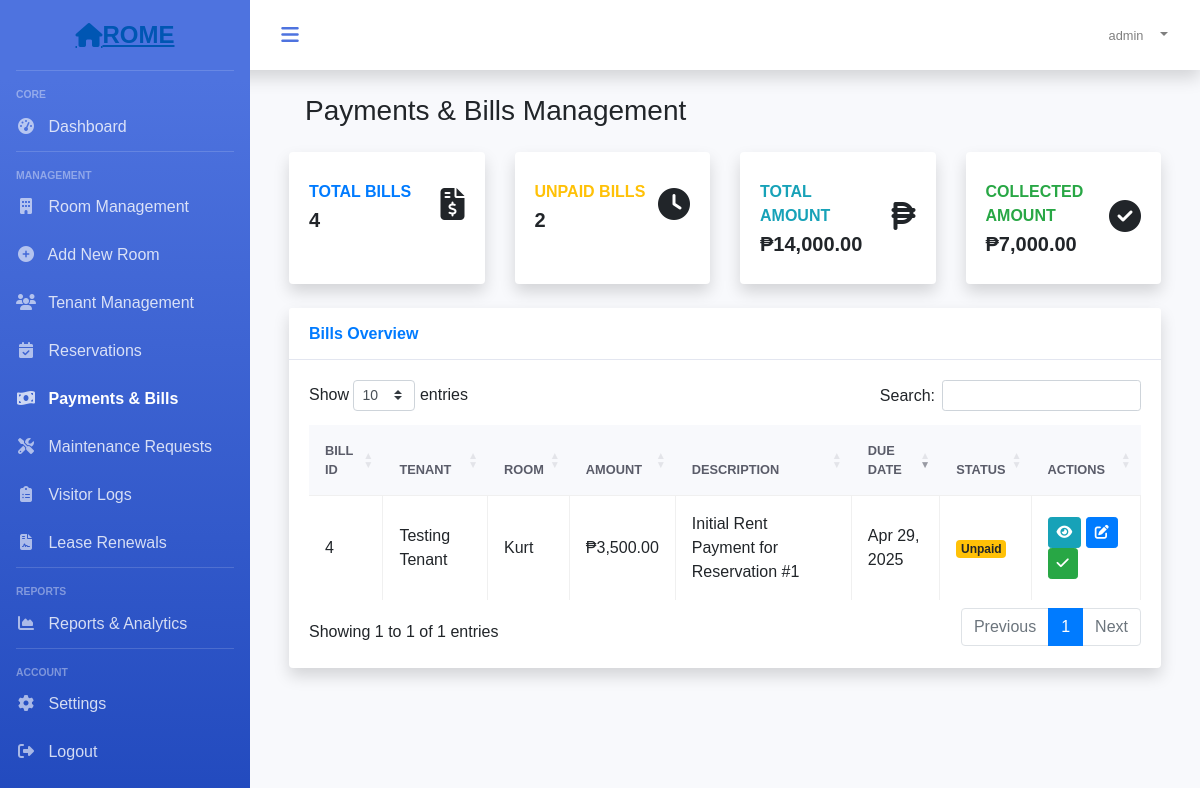
The page /app/payments.php (signed in) on the database as committed earlier.
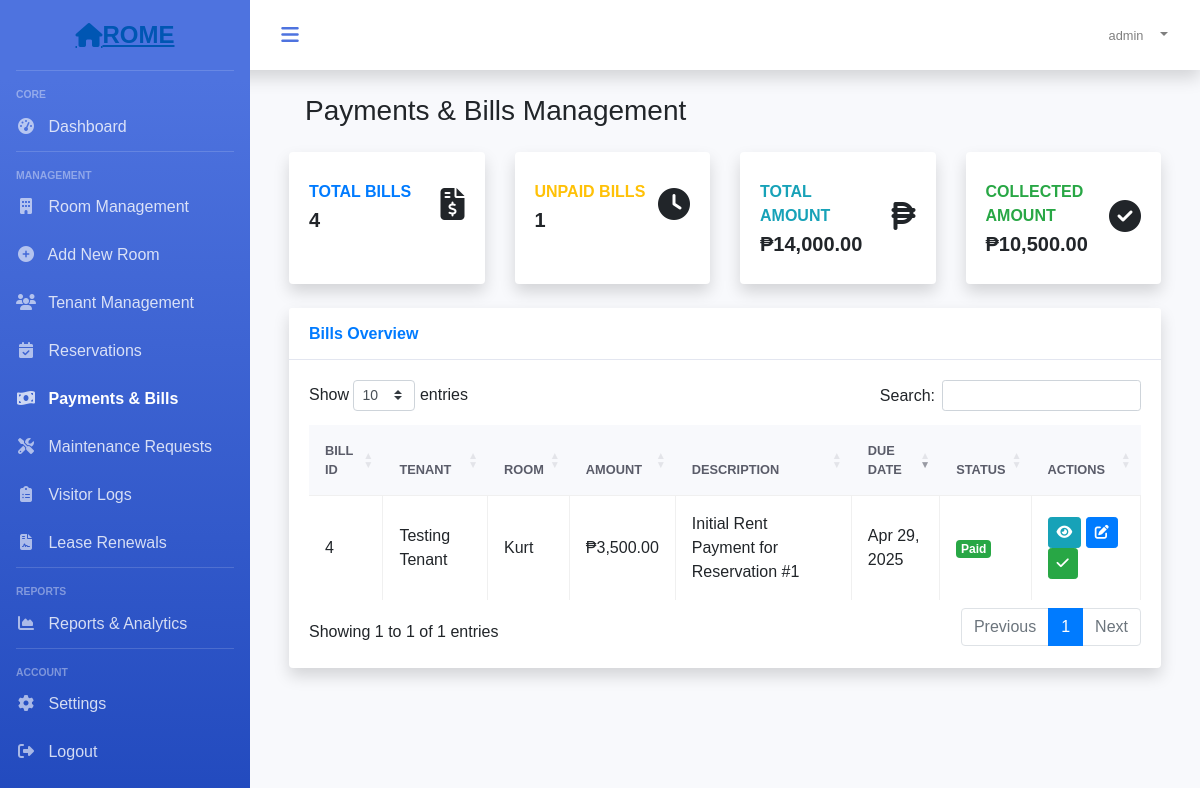
The same page on the database as committed later.
### tables this page shows
CREATE TABLE `bills` (
  `id` int(10) UNSIGNED NOT NULL,
  `user_id` int(10) UNSIGNED NOT NULL,
  `room_id` int(10) UNSIGNED NOT NULL,
  `amount` decimal(10,2) NOT NULL,
  `description` varchar(255) NOT NULL,
  `due_date` date NOT NULL,
  `status` enum('paid','unpaid','overdue') NOT NULL DEFAULT 'unpaid',
  `created_at` timestamp NULL DEFAULT current_timestamp(),
  `updated_at` timestamp NULL DEFAULT current_timestamp()
);

CREATE TABLE `users` (
  `id` int(10) UNSIGNED NOT NULL,
  `fullname` varchar(191) NOT NULL,
  `mobile` varchar(191) NOT NULL,
  `username` varchar(191) NOT NULL,
  `email` varchar(191) NOT NULL,
  `address` varchar(255) DEFAULT NULL,
  `image` varchar(255) DEFAULT NULL,
  `password` varchar(191) NOT NULL,
  `created_at` timestamp NULL DEFAULT current_timestamp(),
  `updated_at` timestamp NULL DEFAULT current_timestamp(),
  `role` varchar(100) DEFAULT 'user',
  `status` int(1) NOT NULL DEFAULT 1
);

CREATE TABLE `room_rental_registrations` (
  `id` int(10) UNSIGNED NOT NULL,
  `fullname` varchar(191) NOT NULL,
  `mobile` varchar(191) NOT NULL,
  `alternat_mobile` varchar(191) NOT NULL,
  `email` varchar(191) NOT NULL,
  `country` varchar(191) NOT NULL,
  `state` varchar(191) NOT NULL,
  `city` varchar(191) NOT NULL,
  `landmark` varchar(191) NOT NULL,
  `rent` varchar(191) NOT NULL,
  `sale` varchar(190) DEFAULT NULL,
  `deposit` varchar(191) NOT NULL,
  `plot_number` varchar(191) NOT NULL,
  `rooms` varchar(100) DEFAULT NULL,
  `address` varchar(191) NOT NULL,
  `accommodation` varchar(191) NOT NULL,
  `description` varchar(191) NOT NULL,
  `image` longtext DEFAULT NULL,
  `open_for_sharing` varchar(191) DEFAULT NULL,
  `other` varchar(191) DEFAULT NULL,
  `vacant` int(1) NOT NULL DEFAULT 1,
  `created_at` timestamp NULL DEFAULT current_timestamp(),
  `updated_at` timestamp NULL DEFAULT current_timestamp(),
  `user_id` int(10) DEFAULT NULL
);

### app/payments.php (the view, shortened to what the changed rows need)
<?php
require_once('../includes/functions.php');
$stmt = $connect->prepare("
    SELECT b.*, u.fullname as tenant_name, rrr.fullname as room_name
    FROM bills b
    JOIN users u ON b.user_id = u.id
    JOIN room_rental_registrations rrr ON b.room_id = rrr.id
    ORDER BY b.due_date DESC
");
$stmt->execute();
$bills = $stmt->fetchAll(PDO::FETCH_ASSOC);
$stmt = $connect->prepare("
    SELECT
        COUNT(*) as total_bills,
        SUM(CASE WHEN status = 'paid' THEN 1 ELSE 0 END) as paid_bills,
        SUM(CASE WHEN status = 'unpaid' THEN 1 ELSE 0 END) as unpaid_bills,
        SUM(CASE WHEN status = 'overdue' THEN 1 ELSE 0 END) as overdue_bills,
        SUM(amount) as total_amount,
        SUM(CASE WHEN status = 'paid' THEN amount ELSE 0 END) as collected_amount
    FROM bills
");
$stmt->execute();
$stats = $stmt->fetch(PDO::FETCH_ASSOC);
?>
<!DOCTYPE html>
<html lang="en">
<head>
    <link rel="stylesheet" href="https://stackpath.bootstrapcdn.com/bootstrap/4.5.2/css/bootstrap.min.css">
    <link rel="stylesheet" href="https://cdnjs.cloudflare.com/ajax/libs/font-awesome/5.15.3/css/all.min.css">
    <link rel="stylesheet" href="https://cdnjs.cloudflare.com/ajax/libs/font-awesome/6.5.1/css/all.min.css">
    <link rel="stylesheet" href="https://cdn.datatables.net/1.10.22/css/dataTables.bootstrap4.min.css">
    <link rel="stylesheet" href="https://cdn.jsdelivr.net/npm/sweetalert2@11/dist/sweetalert2.min.css">
</head>
<body>
    <div id="wrapper">
        <div id="content-wrapper">
            <div id="content">
                <div class="container-fluid">
                    <div class="d-sm-flex align-items-center justify-content-between mb-4">
                        <h1 class="h3 mb-0 text-gray-800">Payments & Bills Management</h1>
                    </div>
                    <div class="row">
                        <div class="col-xl-3 col-md-6 mb-4">
                            <div class="card border-left-warning shadow h-100 py-2">
                                <div class="card-body">
                                    <div class="row no-gutters align-items-center">
                                        <div class="col mr-2">
                                            <div class="text-xs font-weight-bold text-warning text-uppercase mb-1">Unpaid Bills</div>
                                            <div class="h5 mb-0 font-weight-bold text-gray-800"><?php echo $stats['unpaid_bills']; ?></div>
                                        </div>
                                    </div>
                                </div>
                            </div>
                        </div>
                        <div class="col-xl-3 col-md-6 mb-4">
                            <div class="card border-left-success shadow h-100 py-2">
                                <div class="card-body">
                                    <div class="row no-gutters align-items-center">
                                        <div class="col mr-2">
                                            <div class="text-xs font-weight-bold text-success text-uppercase mb-1">Collected Amount</div>
                                            <div class="h5 mb-0 font-weight-bold text-gray-800">₱<?php echo number_format($stats['collected_amount'], 2); ?></div>
                                        </div>
                                    </div>
                                </div>
                            </div>
                        </div>
                    </div>
                    <div class="card shadow mb-4">
                        <div class="card-body">
                            <div class="table-responsive">
                                <table class="table table-bordered" id="billsTable" width="100%" cellspacing="0">
                                    <thead>
                                        <tr>
                                            <th>Bill ID</th>
                                            <th>Tenant</th>
                                            <th>Room</th>
                                            <th>Amount</th>
                                            <th>Description</th>
                                            <th>Due Date</th>
                                            <th>Status</th>
                                            <th>Actions</th>
                                        </tr>
                                    </thead>
                                    <tbody>
                                        <?php foreach ($bills as $bill): ?>
                                        <tr>
                                            <td><?php echo $bill['id']; ?></td>
                                            <td><?php echo htmlspecialchars($bill['tenant_name']); ?></td>
                                            <td><?php echo htmlspecialchars($bill['room_name']); ?></td>
                                            <td>₱<?php echo number_format($bill['amount'], 2); ?></td>
                                            <td><?php echo htmlspecialchars($bill['description']); ?></td>
                                            <td><?php echo date('M d, Y', strtotime($bill['due_date'])); ?></td>
                                            <td>
                                                <?php
                                                $status_class = '';
                                                switch($bill['status']) {
                                                    case 'paid':
                                                        $status_class = 'success';
                                                        break;
                                                    case 'unpaid':
                                                        $status_class = 'warning';
                                                        break;
                                                }
                                                ?>
                                                <span class="badge badge-<?php echo $status_class; ?>">
                                                    <?php echo ucfirst($bill['status']); ?>
                                                </span>
                                            </td>
                                            <td>
                                                <button class="btn btn-sm btn-info view-bill" data-id="<?php echo $bill['id']; ?>">
                                                    <i class="fas fa-eye"></i>
                                                </button>
                                                <button class="btn btn-sm btn-primary edit-bill" data-id="<?php echo $bill['id']; ?>">
                                                    <i class="fas fa-edit"></i>
                                                </button>
                                                <button class="btn btn-sm btn-success mark-paid" data-id="<?php echo $bill['id']; ?>">
                                                    <i class="fas fa-check"></i>
                                                </button>
                                            </td>
                                        </tr>
                                        <?php endforeach; ?>
                                    </tbody>
                                </table>
                            </div>
                        </div>
                    </div>
                </div>
            </div>
        </div>
    </div>
</body>
</html>

Rows that differ between the two databases and show on the page:
changed bills "Initial Rent Payment for Reservation #1": status "Unpaid" → "Paid"
Other text that changed with them:
$stats['unpaid_bills']: "2" → "1"
$stats['collected_amount']: "7,000.00" → "10,500.00"
